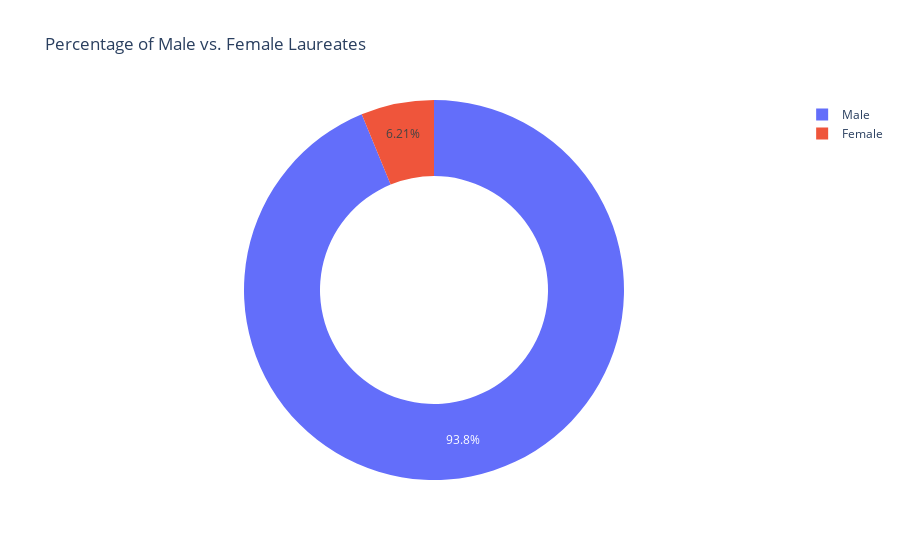

The cell this chart's notebook holds for it:
### Code cell
fig = px.pie(df_agg_sex,
             values='sex',
             names=df_agg_sex.index,
             title='Percentage of Male vs. Female Laureates',
             hole=0.6
            )

fig.show()

### Figure 1 — Plotly figure (JSON) as saved in the notebook; plotly's stock layout.template omitted (floating-point values rounded to 4 significant figures)
{"data": [{"domain": {"x": [0, 1], "y": [0, 1]}, "hole": 0.6, "hovertemplate": "index=%{label}<br>sex=%{value}<extra></extra>", "labels": ["Female", "Male"], "legendgroup": "", "name": "", "showlegend": true, "type": "pie", "values": [58, 876]}], "layout": {"legend": {"tracegroupgap": 0}, "title": {"text": "Percentage of Male vs. Female Laureates"}}}
